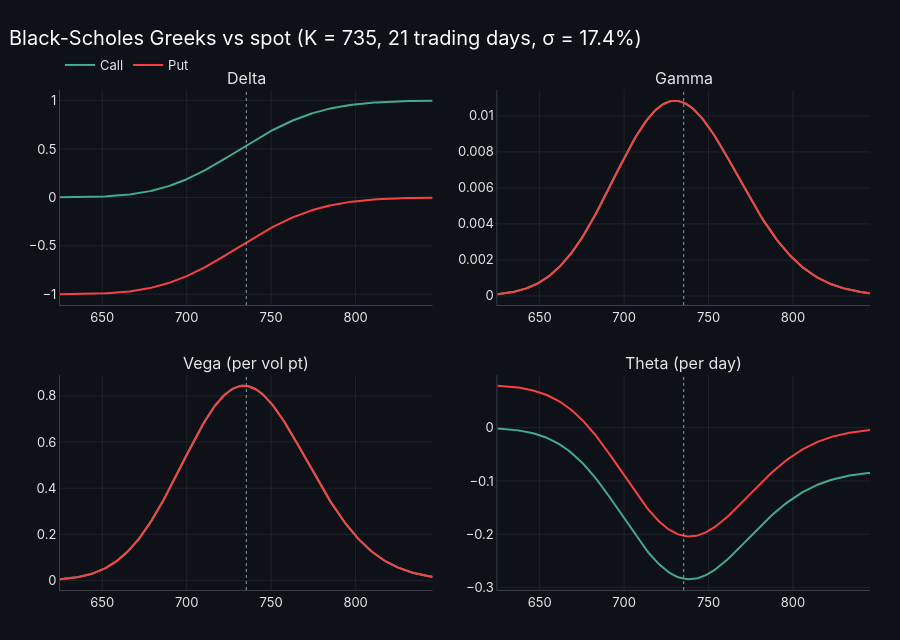

The cell this chart's notebook holds for it:
### Code cell
"""
evaluates bs_greeks on 200 spot prices from 85% to 115% of S0, for a call and a put. 
It draws delta, gamma, vega and theta in a 2×2 grid with the strike marked. 
Things to notice: delta's S-curve; gamma and vega peaking at the money and identical for calls and puts; 
theta most negative at the money, where time value is largest.
"""
spots = np.linspace(0.85 * S0, 1.15 * S0, 200)
greek_names = [('delta', 'Delta'), ('gamma', 'Gamma'), ('vega', 'Vega (per vol pt)'), ('theta', 'Theta (per day)')]
fig = make_subplots(rows=2, 
                    cols=2, 
                    subplot_titles=[g[1] for g in greek_names],
                    vertical_spacing=0.14, horizontal_spacing=0.08)

for kind, color in [('call', UP), ('put', DOWN)]:
    greeks = bs_greeks(spots, K0, T0, r0, sig0, kind=kind)
    for i, (g, _) in enumerate(greek_names):
        fig.add_scatter(x=spots, y=greeks[g], 
                        name=kind.title(), 
                        legendgroup=kind, showlegend=i == 0,
                        line=dict(color=color, 
                                  width=2), row=i // 2 + 1, col=i % 2 + 1)
        
for i in range(4):
    fig.add_vline(x=K0, line=dict(color=NEUTRAL, dash='dot', width=1), row=i // 2 + 1, col=i % 2 + 1)
fig.update_layout(title=f'Black-Scholes Greeks vs spot (K = {K0:.0f}, {HORIZON} trading days, σ = {sig0:.1%})',
                  height=640, hovermode='x unified')
fig.show()

### Figure 1 — Plotly figure (JSON) as saved in the notebook; plotly's stock layout.template omitted (floating-point values rounded to 4 significant figures; data arrays with more than 128 entries replaced by an {"elided": "..."} marker saying what was removed)
{"data": [{"legendgroup": "call", "line": {"color": "#43AA8B", "width": 2}, "name": "Call", "showlegend": true, "type": "scatter", "x": {"elided": "200 float values"}, "xaxis": "x", "y": {"elided": "200 float values"}, "yaxis": "y"}, {"legendgroup": "call", "line": {"color": "#43AA8B", "width": 2}, "name": "Call", "showlegend": false, "type": "scatter", "x": {"elided": "200 float values"}, "xaxis": "x2", "y": {"elided": "200 float values"}, "yaxis": "y2"}, {"legendgroup": "call", "line": {"color": "#43AA8B", "width": 2}, "name": "Call", "showlegend": false, "type": "scatter", "x": {"elided": "200 float values"}, "xaxis": "x3", "y": {"elided": "200 float values"}, "yaxis": "y3"}, {"legendgroup": "call", "line": {"color": "#43AA8B", "width": 2}, "name": "Call", "showlegend": false, "type": "scatter", "x": {"elided": "200 float values"}, "xaxis": "x4", "y": {"elided": "200 float values"}, "yaxis": "y4"}, {"legendgroup": "put", "line": {"color": "#F94144", "width": 2}, "name": "Put", "showlegend": true, "type": "scatter", "x": {"elided": "200 float values"}, "xaxis": "x", "y": {"elided": "200 float values"}, "yaxis": "y"}, {"legendgroup": "put", "line": {"color": "#F94144", "width": 2}, "name": "Put", "showlegend": false, "type": "scatter", "x": {"elided": "200 float values"}, "xaxis": "x2", "y": {"elided": "200 float values"}, "yaxis": "y2"}, {"legendgroup": "put", "line": {"color": "#F94144", "width": 2}, "name": "Put", "showlegend": false, "type": "scatter", "x": {"elided": "200 float values"}, "xaxis": "x3", "y": {"elided": "200 float values"}, "yaxis": "y3"}, {"legendgroup": "put", "line": {"color": "#F94144", "width": 2}, "name": "Put", "showlegend": false, "type": "scatter", "x": {"elided": "200 float values"}, "xaxis": "x4", "y": {"elided": "200 float values"}, "yaxis": "y4"}], "layout": {"annotations": [{"font": {"size": 16}, "showarrow": false, "text": "Delta", "x": 0.23, "xanchor": "center", "xref": "paper", "y": 1, "yanchor": "bottom", "yref": "paper"}, {"font": {"size": 16}, "showarrow": false, "text": "Gamma", "x": 0.77, "xanchor": "center", "xref": "paper", "y": 1, "yanchor": "bottom", "yref": "paper"}, {"font": {"size": 16}, "showarrow": false, "text": "Vega (per vol pt)", "x": 0.23, "xanchor": "center", "xref": "paper", "y": 0.43, "yanchor": "bottom", "yref": "paper"}, {"font": {"size": 16}, "showarrow": false, "text": "Theta (per day)", "x": 0.77, "xanchor": "center", "xref": "paper", "y": 0.43, "yanchor": "bottom", "yref": "paper"}], "height": 640, "hovermode": "x unified", "shapes": [{"line": {"color": "#8d99ae", "dash": "dot", "width": 1}, "type": "line", "x0": 735.3, "x1": 735.3, "xref": "x", "y0": 0, "y1": 1, "yref": "y domain"}, {"line": {"color": "#8d99ae", "dash": "dot", "width": 1}, "type": "line", "x0": 735.3, "x1": 735.3, "xref": "x2", "y0": 0, "y1": 1, "yref": "y2 domain"}, {"line": {"color": "#8d99ae", "dash": "dot", "width": 1}, "type": "line", "x0": 735.3, "x1": 735.3, "xref": "x3", "y0": 0, "y1": 1, "yref": "y3 domain"}, {"line": {"color": "#8d99ae", "dash": "dot", "width": 1}, "type": "line", "x0": 735.3, "x1": 735.3, "xref": "x4", "y0": 0, "y1": 1, "yref": "y4 domain"}], "title": {"text": "Black-Scholes Greeks vs spot (K = 735, 21 trading days, σ = 17.4%)"}, "xaxis": {"anchor": "y", "domain": [0, 0.46]}, "xaxis2": {"anchor": "y2", "domain": [0.54, 1]}, "xaxis3": {"anchor": "y3", "domain": [0, 0.46]}, "xaxis4": {"anchor": "y4", "domain": [0.54, 1]}, "yaxis": {"anchor": "x", "domain": [0.57, 1]}, "yaxis2": {"anchor": "x2", "domain": [0.57, 1]}, "yaxis3": {"anchor": "x3", "domain": [0, 0.43]}, "yaxis4": {"anchor": "x4", "domain": [0, 0.43]}}}
